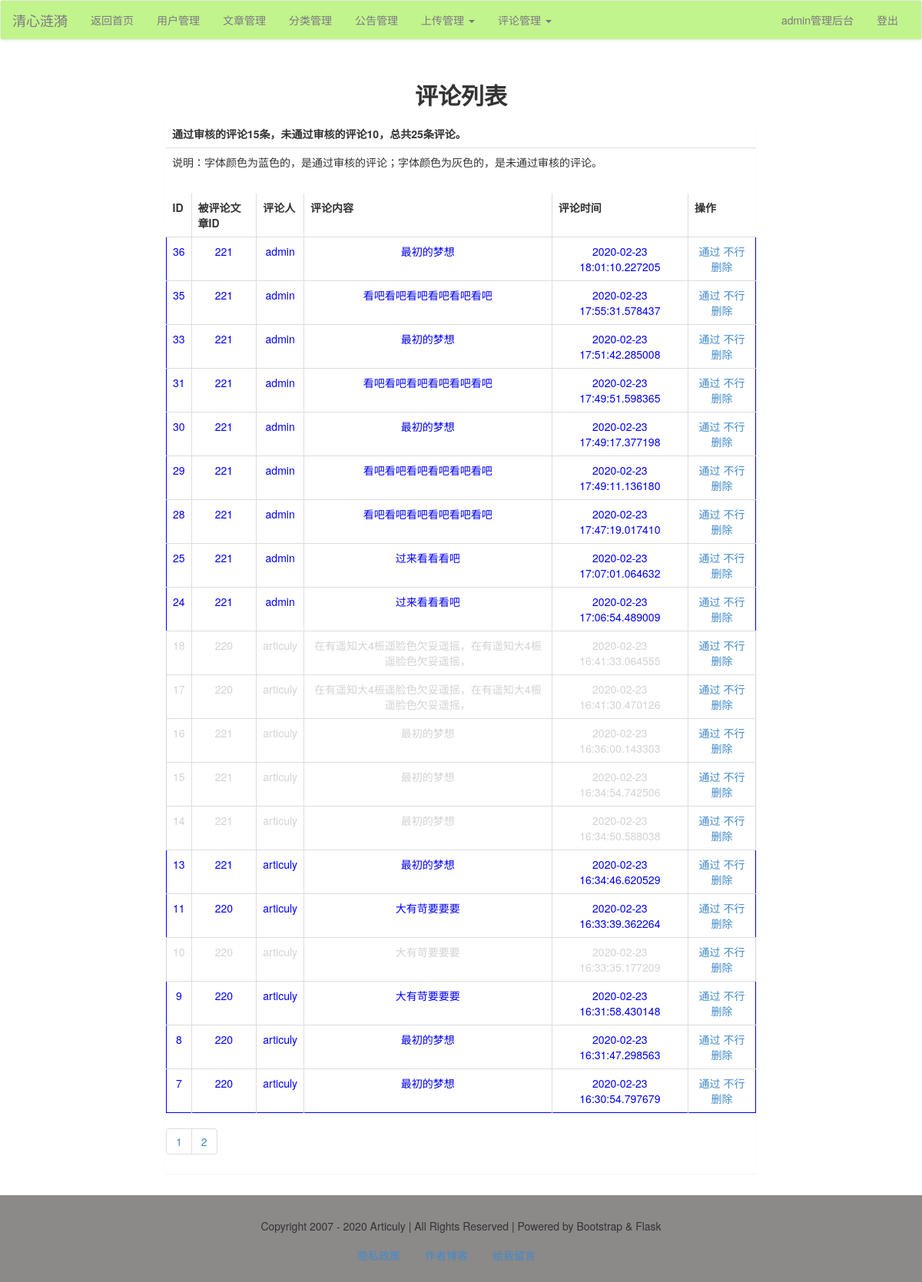
/admin/comment/list/ (signed in), run on an earlier commit of the app's database.
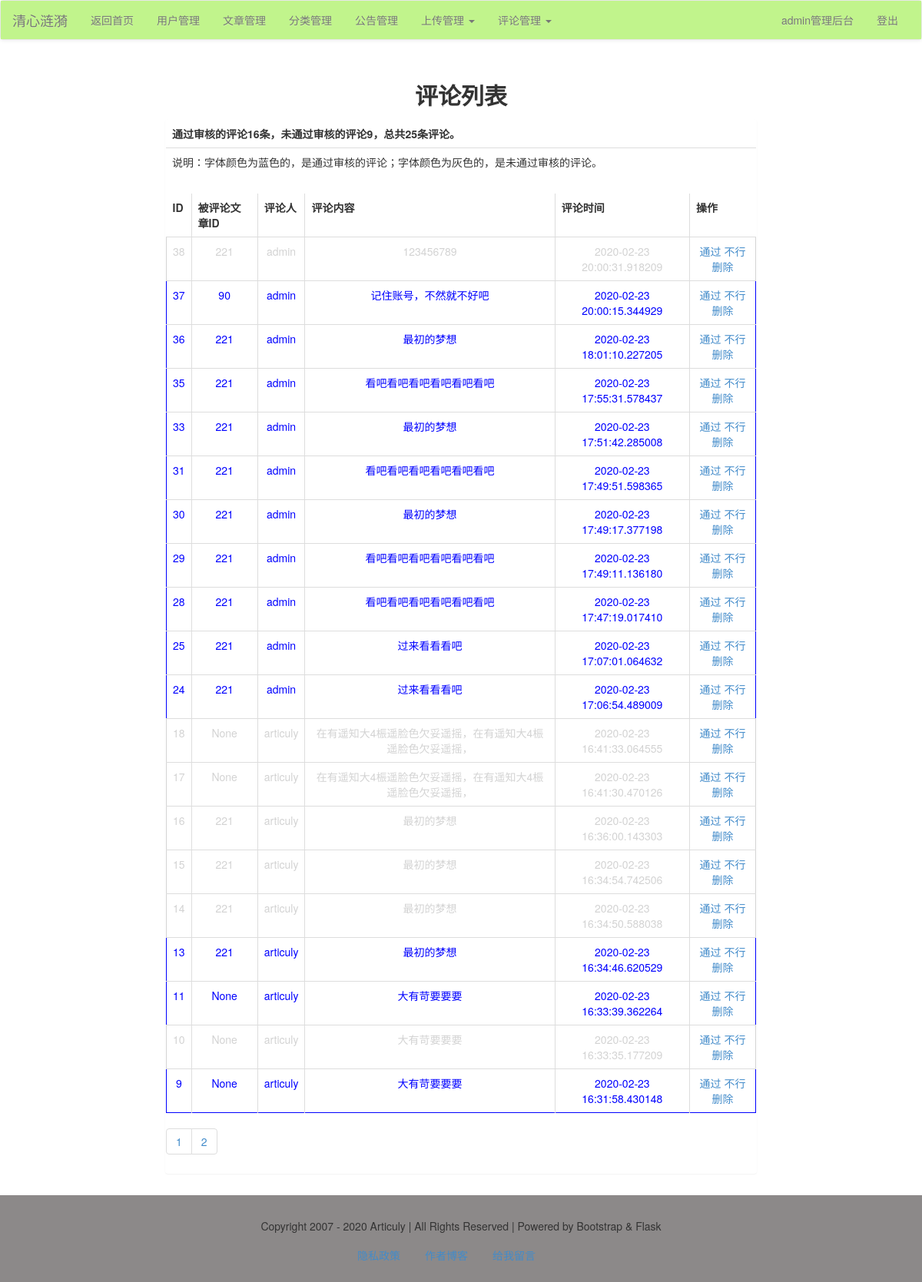
And on a later commit of the database.
### models.py (models this page shows)
class Comment(db.Model):
    id = db.Column(db.Integer, primary_key=True)
    audited = db.Column(db.Integer)
    article_id = db.Column(db.Integer, db.ForeignKey('article.id'))
    author = db.Column(db.String, db.ForeignKey('user.username'))
    time = db.Column(db.DateTime, default=datetime.now)
    content = db.Column(db.String)

### admin/comment.py (the view)
@admin_app.route("/comment/list/<int:page>", methods=['get', 'post'])
@admin_app.route("/comment/list/", defaults={'page': 1}, methods=['get', 'post'])
def comment_list(page):
    res = Comment.query.filter(Comment.audited != None).order_by(Comment.time.desc()).paginate(page, 20)
    audited_comment = Comment.query.filter(Comment.audited == 1).count()
    failed_comment = Comment.query.filter(Comment.audited == 2).count()
    comments = res.items
    pageList = res.iter_pages()
    total = res.total
    pages = res.pages
    return render_template("admin/comment/comment_list.html", comments=comments, pageList=pageList, total=total,
                           pages=pages, audited_comment=audited_comment, failed_comment=failed_comment)

### admin/admin_app.py (called while the page is built)
@admin_app.before_request
@login_required
def is_admin():
    print(session['user'])
    if session['user'] != 'admin':
        print('user is someone else.')
        return redirect(url_for('login'))

### app.py (called while the page is built)
@app.context_processor
def account():
    username = session.get('user')
    return {'username': username}

@app.context_processor
def getCateList():
    cates = Category.query.all()
    return {'cates': cates}

### libs.py (called while the page is built)
def login_required(func):
    @wraps(func)
    def decorator_nest(*args, **kwargs):
        if not 'user' in session:
            return redirect(url_for('login'))
        else:
            print(func)
            return func(*args, **kwargs)
    return decorator_nest

### templates/admin/comment/comment_list.html (shortened to what this page needs)
{% extends "admin/admin_base.html" %}
{% block content %}
    <div class="container-fluid">
        <div class="row">
            <div class="main col-lg-8 col-lg-offset-2 col-md-10 col-md-offset-1 col-sm-12 col-xs-12">
                <h2 class="text-center"><b>评论列表</b></h2>
                <div class="panel">
                    <table class="table">
                        <tr>
                            <td><b>通过审核的评论{{ audited_comment }}条，未通过审核的评论{{ failed_comment }}，总共{{ total }}条评论。</b></td>
                        </tr>
                        <tr>
                            <td>说明：字体颜色为蓝色的，是通过审核的评论；字体颜色为灰色的，是未通过审核的评论。</td>
                        </tr>
                    </table>
                    <table class="table table-bordered">
                        <tr>
                            <th>ID</th>
                            <th>被评论文章ID</th>
                            <th>评论人</th>
                            <th>评论内容</th>
                            <th>评论时间</th>
                            <th>操作</th>
                        </tr>
                        {% for comment in comments %}
                            <tr id="comment_{{ comment.id }}" class="text-center">
                                <td>{{ comment.id }}</td>
                                <td>{{ comment.article_id }}</td>
                                <td>{{ comment.author }}</td>
                                <td>{{ comment.content }}</td>
                                <td>{{ comment.time }}</td>
                                <td>
                                    <a href="javascript:audited({{ comment.id }})">通过</a>
                                    <a href="javascript:failed({{ comment.id }})">不行</a>
                                    <a href="javascript:delComment({{ comment.id }})">删除</a>
                                </td>
                            </tr>
                        {% endfor %}
                    </table>
                    <ul class="pagination">
                        {% for page in pageList %}
                            {% if page!=None %}
                                <li><a href="{{ url_for("admin_app.comment_list", page=page) }}">{{ page }}</a></li>
                            {% else %}
                                <li><a href="#">...</a></li>
                            {% endif %}
                        {% endfor %}
                    </ul>
                </div>
            </div>
        </div>
    </div>
{% endblock %}

What changed in the data, as far as the page shows it:
no longer on this page (row edited): Comment: id "8", article_id "220", author "articuly", content "最初的梦想", time "2020-02-23 16:31:47.298563"
no longer on this page (row edited): Comment: id "7", article_id "220", author "articuly", content "最初的梦想", time "2020-02-23 16:30:54.797679"
now on this page (row edited): Comment: id "38", article_id "221", author "admin", content "123456789", time "2020-02-23 20:00:31.918209"
now on this page (row edited): Comment: id "37", article_id "90", author "admin", content "记住账号，不然就不好吧", time "2020-02-23 20:00:15.344929"
changed Comment id 18: article_id "220" → "None"
changed Comment id 17: article_id "220" → "None"
changed Comment id 11: article_id "220" → "None"
changed Comment id 10: article_id "220" → "None"
changed Comment id 9: article_id "220" → "None"
Also different on the page:
{{ audited_comment }}: "15" → "16"
{{ failed_comment }}: "10" → "9"
